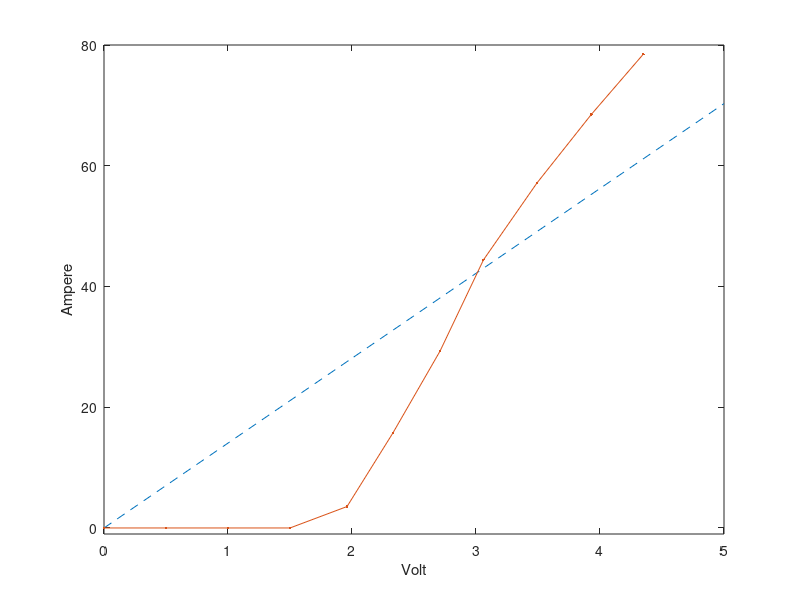
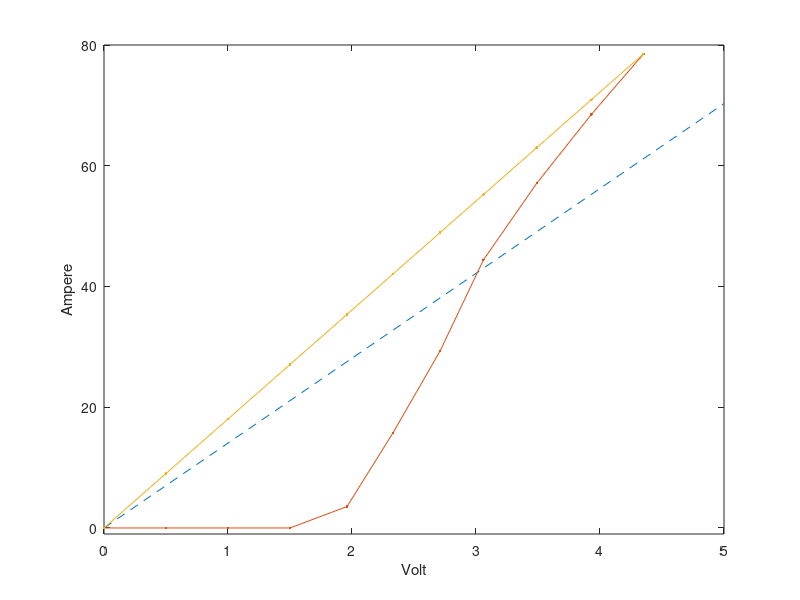

Source code (MATLAB) for these figures, in order:
volt = [0, 0.5 1 1.5 1.96 2.33 2.71 3.06 3.49 3.93 4.35];

ampere_non_lin= [0 0 0 0 3.55 15.74 29.3 44.4 57.1 68.5 78.5];

ampere_lin = [0 9.025270758 18.05054152 27.07581227 35.37906137 42.05776173 48.91696751 55.23465704 62.99638989 70.93862816 78.5198556];

x = [0:1:5];

y = 14.059*x;

gf1 = plot(x,y, "--");

hold on

plot(volt,ampere_non_lin, '.-')

axis( [0 5 -1 80] )

xlabel('Volt')
ylabel('Ampere')

saveas(gf1, 'graf1.jpg')

hold off

gf2 = plot(x,y, "--");

hold on

plot(volt,ampere_non_lin, '.-')

axis( [0 5 -1 80] )

xlabel('Volt')
ylabel('Ampere')

plot(volt,ampere_lin, '.-')

saveas(gf2, 'graf2.jpg')
